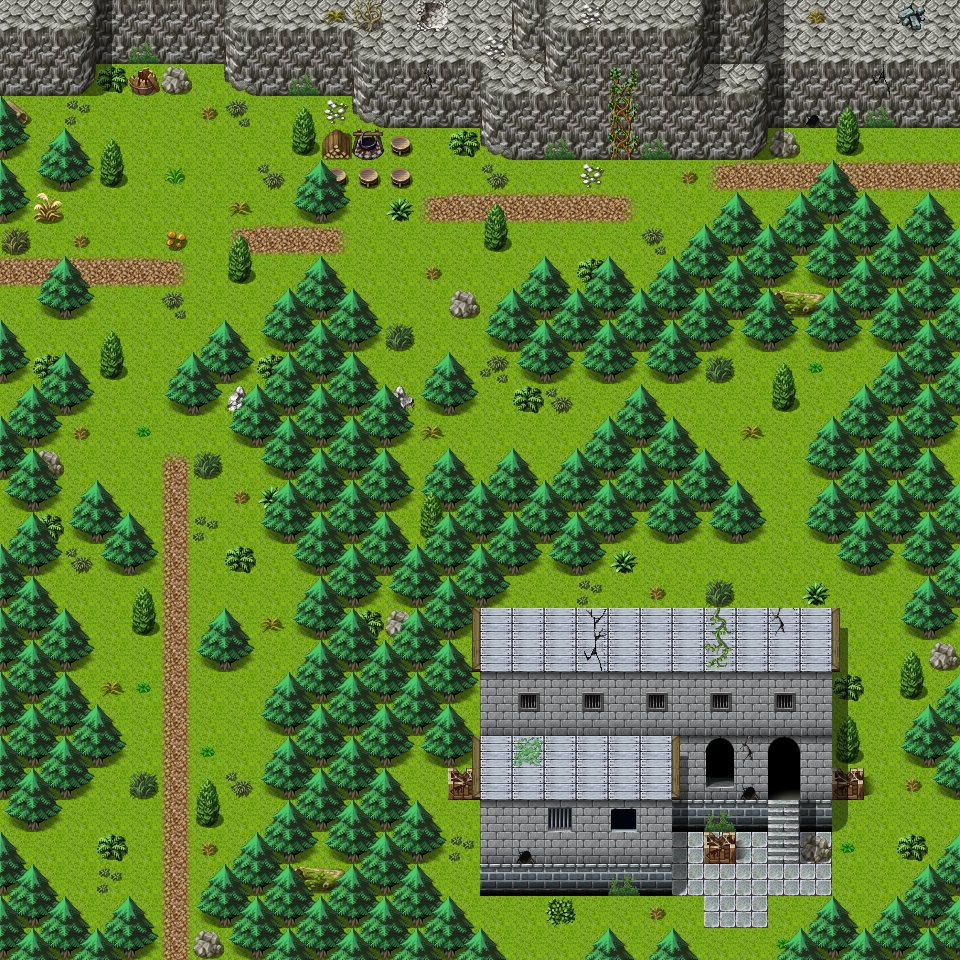

Rendered tile map (Tiled .tmx) drawn with the repository's tilesets; below, a short description and the map source with its tile grids summarised:
An orthogonal 30x30 tile map with 32x32 px tiles, 3 tile layers (Ground, Objects, Above), 1 hidden layer not drawn, 60 tilesets and 21 objects (14x spawn, 4x mapchange, 2x script, key).

<map version="1.0" tiledversion="1.0.2" orientation="orthogonal" renderorder="right-down" width="30" height="30" tilewidth="32" tileheight="32" nextobjectid="30">
 <properties>
  <property name="outdoors" value="1" />
 </properties>
 <tileset firstgid="1" name="map_bed_1" tilewidth="32" tileheight="32" tilecount="128" columns="16">
  <image source="../drawable/map_bed_1.png" width="512" height="256" />
 </tileset>
 <tileset firstgid="129" name="map_border_1" tilewidth="32" tileheight="32" tilecount="128" columns="16">
  <image source="../drawable/map_border_1.png" width="512" height="256" />
 </tileset>
 <tileset firstgid="257" name="map_bridge_1" tilewidth="32" tileheight="32" tilecount="128" columns="16">
  <image source="../drawable/map_bridge_1.png" width="512" height="256" />
 </tileset>
 <tileset firstgid="385" name="map_bridge_2" tilewidth="32" tileheight="32" tilecount="128" columns="16">
  <image source="../drawable/map_bridge_2.png" width="512" height="256" />
 </tileset>
 <tileset firstgid="513" name="map_broken_1" tilewidth="32" tileheight="32" tilecount="128" columns="16">
  <image source="../drawable/map_broken_1.png" width="512" height="256" />
 </tileset>
 <tileset firstgid="641" name="map_cavewall_1" tilewidth="32" tileheight="32" tilecount="108" columns="18">
  <image source="../drawable/map_cavewall_1.png" width="576" height="192" />
 </tileset>
 <tileset firstgid="749" name="map_cavewall_2" tilewidth="32" tileheight="32" tilecount="108" columns="18">
  <image source="../drawable/map_cavewall_2.png" width="576" height="192" />
 </tileset>
 <tileset firstgid="857" name="map_cavewall_3" tilewidth="32" tileheight="32" tilecount="108" columns="18">
  <image source="../drawable/map_cavewall_3.png" width="576" height="192" />
 </tileset>
 <tileset firstgid="965" name="map_cavewall_4" tilewidth="32" tileheight="32" tilecount="108" columns="18">
  <image source="../drawable/map_cavewall_4.png" width="576" height="192" />
 </tileset>
 <tileset firstgid="1073" name="map_chair_table_1" tilewidth="32" tileheight="32" tilecount="128" columns="16">
  <image source="../drawable/map_chair_table_1.png" width="512" height="256" />
 </tileset>
 <tileset firstgid="1201" name="map_chair_table_2" tilewidth="32" tileheight="32" tilecount="128" columns="16">
  <image source="../drawable/map_chair_table_2.png" width="512" height="256" />
 </tileset>
 <tileset firstgid="1329" name="map_crate_1" tilewidth="32" tileheight="32" tilecount="128" columns="16">
  <image source="../drawable/map_crate_1.png" width="512" height="256" />
 </tileset>
 <tileset firstgid="1457" name="map_cupboard_1" tilewidth="32" tileheight="32" tilecount="128" columns="16">
  <image source="../drawable/map_cupboard_1.png" width="512" height="256" />
 </tileset>
 <tileset firstgid="1585" name="map_curtain_1" tilewidth="32" tileheight="32" tilecount="128" columns="16">
  <image source="../drawable/map_curtain_1.png" width="512" height="256" />
 </tileset>
 <tileset firstgid="1713" name="map_entrance_1" tilewidth="32" tileheight="32" tilecount="128" columns="16">
  <image source="../drawable/map_entrance_1.png" width="512" height="256" />
 </tileset>
 <tileset firstgid="1841" name="map_entrance_2" tilewidth="32" tileheight="32" tilecount="128" columns="16">
  <image source="../drawable/map_entrance_2.png" width="512" height="256" />
 </tileset>
 <tileset firstgid="1969" name="map_fence_1" tilewidth="32" tileheight="32" tilecount="128" columns="16">
  <image source="../drawable/map_fence_1.png" width="512" height="256" />
 </tileset>
 <tileset firstgid="2097" name="map_fence_2" tilewidth="32" tileheight="32" tilecount="128" columns="16">
  <image source="../drawable/map_fence_2.png" width="512" height="256" />
 </tileset>
 <tileset firstgid="2225" name="map_fence_3" tilewidth="32" tileheight="32" tilecount="128" columns="16">
  <image source="../drawable/map_fence_3.png" width="512" height="256" />
 </tileset>
 <tileset firstgid="2353" name="map_fence_4" tilewidth="32" tileheight="32" tilecount="128" columns="16">
  <image source="../drawable/map_fence_4.png" width="512" height="256" />
 </tileset>
 <tileset firstgid="2481" name="map_ground_1" tilewidth="32" tileheight="32" tilecount="128" columns="16">
  <image source="../drawable/map_ground_1.png" width="512" height="256" />
 </tileset>
 <tileset firstgid="2609" name="map_ground_2" tilewidth="32" tileheight="32" tilecount="128" columns="16">
  <image source="../drawable/map_ground_2.png" width="512" height="256" />
 </tileset>
 <tileset firstgid="2737" name="map_ground_3" tilewidth="32" tileheight="32" tilecount="128" columns="16">
  <image source="../drawable/map_ground_3.png" width="512" height="256" />
 </tileset>
 <tileset firstgid="2865" name="map_ground_4" tilewidth="32" tileheight="32" tilecount="128" columns="16">
  <image source="../drawable/map_ground_4.png" width="512" height="256" />
 </tileset>
 <tileset firstgid="2993" name="map_ground_5" tilewidth="32" tileheight="32" tilecount="128" columns="16">
  <image source="../drawable/map_ground_5.png" width="512" height="256" />
 </tileset>
 <tileset firstgid="3121" name="map_ground_6" tilewidth="32" tileheight="32" tilecount="128" columns="16">
  <image source="../drawable/map_ground_6.png" width="512" height="256" />
 </tileset>
 <tileset firstgid="3249" name="map_ground_7" tilewidth="32" tileheight="32" tilecount="128" columns="16">
  <image source="../drawable/map_ground_7.png" width="512" height="256" />
 </tileset>
 <tileset firstgid="3377" name="map_ground_8" tilewidth="32" tileheight="32" tilecount="128" columns="16">
  <image source="../drawable/map_ground_8.png" width="512" height="256" />
 </tileset>
 <tileset firstgid="3505" name="map_house_1" tilewidth="32" tileheight="32" tilecount="128" columns="16">
  <image source="../drawable/map_house_1.png" width="512" height="256" />
 </tileset>
 <tileset firstgid="3633" name="map_house_2" tilewidth="32" tileheight="32" tilecount="128" columns="16">
  <image source="../drawable/map_house_2.png" width="512" height="256" />
 </tileset>
 <tileset firstgid="3761" name="map_indoor_1" tilewidth="32" tileheight="32" tilecount="128" columns="16">
  <image source="../drawable/map_indoor_1.png" width="512" height="256" />
 </tileset>
 <tileset firstgid="3889" name="map_indoor_2" tilewidth="32" tileheight="32" tilecount="128" columns="16">
  <image source="../drawable/map_indoor_2.png" width="512" height="256" />
 </tileset>
 <tileset firstgid="4017" name="map_kitchen_1" tilewidth="32" tileheight="32" tilecount="128" columns="16">
  <image source="../drawable/map_kitchen_1.png" width="512" height="256" />
 </tileset>
 <tileset firstgid="4145" name="map_outdoor_1" tilewidth="32" tileheight="32" tilecount="128" columns="16">
  <image source="../drawable/map_outdoor_1.png" width="512" height="256" />
 </tileset>
 <tileset firstgid="4273" name="map_pillar_1" tilewidth="32" tileheight="32" tilecount="128" columns="16">
  <image source="../drawable/map_pillar_1.png" width="512" height="256" />
 </tileset>
 <tileset firstgid="4401" name="map_pillar_2" tilewidth="32" tileheight="32" tilecount="128" columns="16">
  <image source="../drawable/map_pillar_2.png" width="512" height="256" />
 </tileset>
 <tileset firstgid="4529" name="map_plant_1" tilewidth="32" tileheight="32" tilecount="128" columns="16">
  <image source="../drawable/map_plant_1.png" width="512" height="256" />
 </tileset>
 <tileset firstgid="4657" name="map_plant_2" tilewidth="32" tileheight="32" tilecount="128" columns="16">
  <image source="../drawable/map_plant_2.png" width="512" height="256" />
 </tileset>
 <tileset firstgid="4785" name="map_rock_1" tilewidth="32" tileheight="32" tilecount="128" columns="16">
  <image source="../drawable/map_rock_1.png" width="512" height="256" />
 </tileset>
 <tileset firstgid="4913" name="map_rock_2" tilewidth="32" tileheight="32" tilecount="128" columns="16">
  <image source="../drawable/map_rock_2.png" width="512" height="256" />
 </tileset>
 <tileset firstgid="5041" name="map_roof_1" tilewidth="32" tileheight="32" tilecount="128" columns="16">
  <image source="../drawable/map_roof_1.png" width="512" height="256" />
 </tileset>
 <tileset firstgid="5169" name="map_roof_2" tilewidth="32" tileheight="32" tilecount="128" columns="16">
  <image source="../drawable/map_roof_2.png" width="512" height="256" />
 </tileset>
 <tileset firstgid="5297" name="map_roof_3" tilewidth="32" tileheight="32" tilecount="128" columns="16">
  <image source="../drawable/map_roof_3.png" width="512" height="256" />
 </tileset>
 <tileset firstgid="5425" name="map_shop_1" tilewidth="32" tileheight="32" tilecount="128" columns="16">
  <image source="../drawable/map_shop_1.png" width="512" height="256" />
 </tileset>
 <tileset firstgid="5553" name="map_sign_ladder_1" tilewidth="32" tileheight="32" tilecount="128" columns="16">
  <image source="../drawable/map_sign_ladder_1.png" width="512" height="256" />
 </tileset>
 <tileset firstgid="5681" name="map_table_1" tilewidth="32" tileheight="32" tilecount="128" columns="16">
  <image source="../drawable/map_table_1.png" width="512" height="256" />
 </tileset>
 <tileset firstgid="5809" name="map_trail_1" tilewidth="32" tileheight="32" tilecount="128" columns="16">
  <image source="../drawable/map_trail_1.png" width="512" height="256" />
 </tileset>
 <tileset firstgid="5937" name="map_transition_1" tilewidth="32" tileheight="32" tilecount="128" columns="16">
  <image source="../drawable/map_transition_1.png" width="512" height="256" />
 </tileset>
 <tileset firstgid="6065" name="map_transition_2" tilewidth="32" tileheight="32" tilecount="128" columns="16">
  <image source="../drawable/map_transition_2.png" width="512" height="256" />
 </tileset>
 <tileset firstgid="6193" name="map_transition_3" tilewidth="32" tileheight="32" tilecount="128" columns="16">
  <image source="../drawable/map_transition_3.png" width="512" height="256" />
 </tileset>
 <tileset firstgid="6321" name="map_transition_4" tilewidth="32" tileheight="32" tilecount="128" columns="16">
  <image source="../drawable/map_transition_4.png" width="512" height="256" />
 </tileset>
 <tileset firstgid="6449" name="map_transition_5" tilewidth="32" tileheight="32" tilecount="128" columns="16">
  <image source="../drawable/map_transition_5.png" width="512" height="256" />
 </tileset>
 <tileset firstgid="6577" name="map_tree_1" tilewidth="32" tileheight="32" tilecount="128" columns="16">
  <image source="../drawable/map_tree_1.png" width="512" height="256" />
 </tileset>
 <tileset firstgid="6705" name="map_tree_2" tilewidth="32" tileheight="32" tilecount="128" columns="16">
  <image source="../drawable/map_tree_2.png" width="512" height="256" />
 </tileset>
 <tileset firstgid="6833" name="map_wall_1" tilewidth="32" tileheight="32" tilecount="128" columns="16">
  <image source="../drawable/map_wall_1.png" width="512" height="256" />
 </tileset>
 <tileset firstgid="6961" name="map_wall_2" tilewidth="32" tileheight="32" tilecount="120" columns="15">
  <image source="../drawable/map_wall_2.png" width="480" height="256" />
 </tileset>
 <tileset firstgid="7081" name="map_wall_3" tilewidth="32" tileheight="32" tilecount="120" columns="15">
  <image source="../drawable/map_wall_3.png" width="480" height="256" />
 </tileset>
 <tileset firstgid="7201" name="map_wall_4" tilewidth="32" tileheight="32" tilecount="120" columns="15">
  <image source="../drawable/map_wall_4.png" width="480" height="256" />
 </tileset>
 <tileset firstgid="7321" name="map_window_1" tilewidth="32" tileheight="32" tilecount="128" columns="16">
  <image source="../drawable/map_window_1.png" width="512" height="256" />
 </tileset>
 <tileset firstgid="7449" name="map_window_2" tilewidth="32" tileheight="32" tilecount="128" columns="16">
  <image source="../drawable/map_window_2.png" width="512" height="256" />
 </tileset>
 <layer name="Ground" width="30" height="30">
  <data>[900 cells, 900 non-empty, 16 distinct tile ids]</data>
 </layer>
 <layer name="Objects" width="30" height="30">
  <data>[900 cells, 481 non-empty, 61 distinct tile ids]</data>
 </layer>
 <layer name="Above" width="30" height="30">
  <data>[900 cells, 150 non-empty, 9 distinct tile ids]</data>
 </layer>
 <layer name="Walkable" width="30" height="30" visible="0">
  <data>[900 cells, 545 non-empty, 1 distinct tile ids]</data>
 </layer>
 <objectgroup name="Mapevents">
  <object id="1" name="house" type="mapchange" x="768" y="768" width="32" height="32">
   <properties>
    <property name="map" value="flagstone_inner" />
    <property name="place" value="entrance" />
   </properties>
  </object>
  <object id="2" name="east" type="mapchange" x="928" y="128" width="32" height="96">
   <properties>
    <property name="map" value="wild8" />
    <property name="place" value="west" />
   </properties>
  </object>
  <object id="3" name="west" type="mapchange" x="0" y="256" width="32" height="96">
   <properties>
    <property name="map" value="wild16" />
    <property name="place" value="east" />
   </properties>
  </object>
  <object id="21" name="south" type="mapchange" x="160" y="928" width="32" height="32">
   <properties>
    <property name="map" value="waytogalmore0" />
    <property name="place" value="north" />
   </properties>
  </object>
  <object id="22" name="stoutford_guard1" type="spawn" x="384" y="352" width="64" height="32" />
  <object id="24" name="stn_gyra_50" type="script" x="32" y="320" width="224" height="32" />
  <object id="28" name="stn_gyra_m28_1" type="script" x="32" y="864" width="192" height="32" />
 </objectgroup>
 <objectgroup name="Spawn">
  <object id="4" name="forestboar3" type="spawn" x="832" y="160" width="32" height="32">
   <properties>
    <property name="spawngroup" value="forestboar3" />
   </properties>
  </object>
  <object id="5" name="forestboar2" type="spawn" x="544" y="160" width="288" height="128">
   <properties>
    <property name="quantity" value="2" />
    <property name="spawngroup" value="forestboar2" />
   </properties>
  </object>
  <object id="7" name="forestbeetle" type="spawn" x="64" y="448" width="224" height="448">
   <properties>
    <property name="quantity" value="4" />
    <property name="spawngroup" value="forestbeetle" />
   </properties>
  </object>
  <object id="8" name="forestwolf1" type="spawn" x="64" y="96" width="192" height="224">
   <properties>
    <property name="quantity" value="2" />
    <property name="spawngroup" value="forestwolf1" />
   </properties>
  </object>
  <object id="9" name="cavesnake2_boss" type="spawn" x="608" y="384" width="32" height="32">
   <properties>
    <property name="spawngroup" value="cavesnake2_boss" />
   </properties>
  </object>
  <object id="10" name="flagstone_sentry" type="spawn" x="384" y="288" width="32" height="32">
   <properties>
    <property name="spawngroup" value="flagstone_sentry" />
   </properties>
  </object>
  <object id="11" name="prisoner1" type="spawn" x="768" y="512" width="32" height="32">
   <properties>
    <property name="spawngroup" value="prisoner1" />
   </properties>
  </object>
  <object id="12" name="cavesnake2_boss_1" type="spawn" x="864" y="672" width="32" height="32">
   <properties>
    <property name="spawngroup" value="cavesnake2_boss" />
   </properties>
  </object>
  <object id="13" name="forestserpent1" type="spawn" x="864" y="768" width="32" height="32">
   <properties>
    <property name="spawngroup" value="forestserpent1" />
   </properties>
  </object>
  <object id="19" name="flagstone_guard" type="spawn" x="288" y="128" width="224" height="224">
   <properties>
    <property name="quantity" type="int" value="3" />
   </properties>
  </object>
  <object id="25" name="stn_lizard" type="spawn" x="96" y="96" width="768" height="256">
   <properties>
    <property name="active" value="false" />
    <property name="quantity" type="int" value="5" />
   </properties>
  </object>
  <object id="26" name="stn_gyra1" type="spawn" x="128" y="896" width="64" height="32">
   <properties>
    <property name="active" value="false" />
   </properties>
  </object>
  <object id="27" name="stn_gyra2" type="spawn" x="96" y="384" width="64" height="32">
   <properties>
    <property name="active" value="false" />
   </properties>
  </object>
 </objectgroup>
 <objectgroup name="Keys">
  <object id="29" name="base_nondisplay:2" type="key" x="64" y="352" width="128" height="32">
   <properties>
    <property name="phrase" value="gyra_54" />
    <property name="requireId" value="base_nondisplay" />
    <property name="requireNegation" value="true" />
    <property name="requireType" value="questProgress" />
    <property name="requireValue" value="2" />
   </properties>
  </object>
 </objectgroup>
</map>
